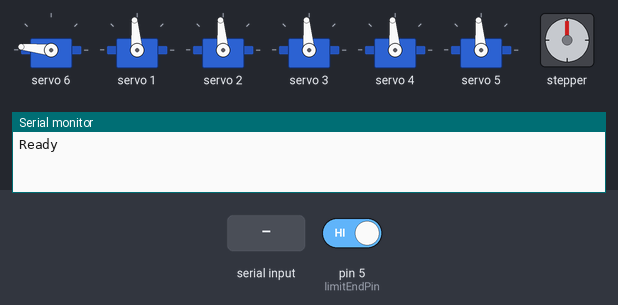
A sketch run on a simulated Arduino Uno, built with avr-gcc and run on an emulated ATmega328P. On the bench: 6 × servo, stepper motor, the last lines printed to the serial monitor. Inputs (shaded band) come from the test bench; at power-on: pin 5 (limitEndPin) HIGH. Stepper angles assume 200 steps per turn.

Above: at 1.2 s.
1.3 s: "<5>" received over Serial
At 3.5 s:
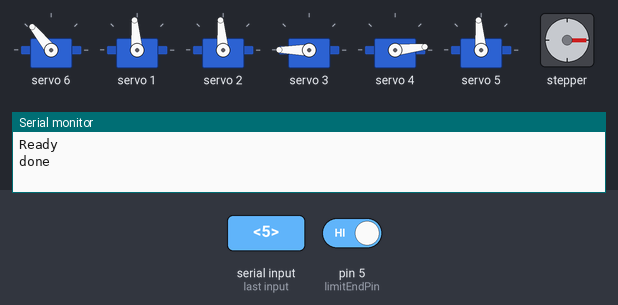
4.3 s: "<90,45,200>" received over Serial
At 4.77 s:
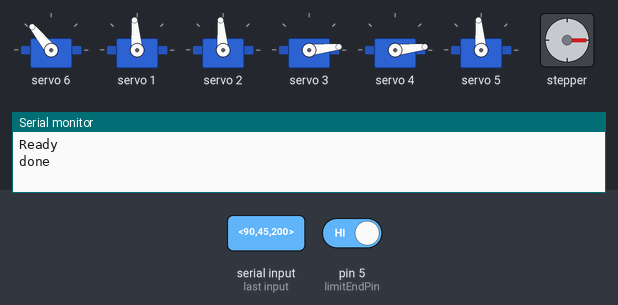
10.3 s: "<30,150,10>" received over Serial
16.3 s: "<90>" received over Serial
At 18.31 s:
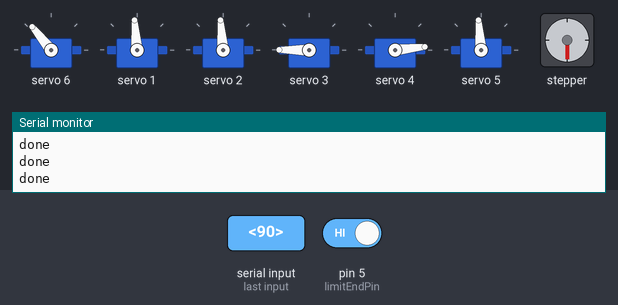
22.3 s: "<30,150>" received over Serial
At 24.35 s:
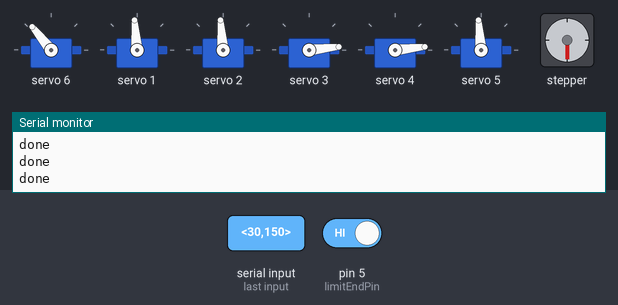
Timing chart, 0 to 26.3 s (numbered marks = the images above; inputs shaded):
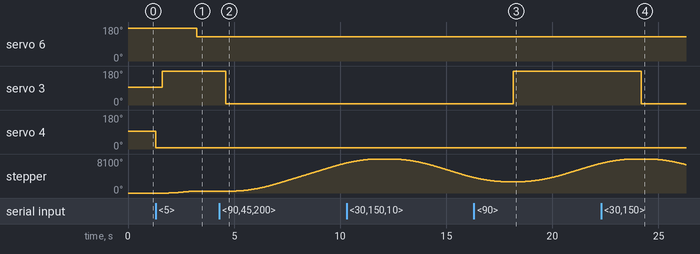

The sketch:

ConnectwithPi.ino
```cpp
// === LIBRARIES ===
#include <Wire.h>
#include <Adafruit_PWMServoDriver.h>
#include <AccelStepper.h>
#include <math.h>

// === PCA9685 SERVO DRIVER ===
Adafruit_PWMServoDriver pwm = Adafruit_PWMServoDriver();

// === SERVO CONFIGURATION ===
#define SERVO_MIN 150
#define SERVO_MID 375
#define SERVO_MAX 600

// Servo mapping (pwm channel)
#define M1_GRIPPER     6
#define M2_WRIST       1
#define M3_WRIST_ROT   2
#define M4_ELBOW       3
#define M5_SHOULDER    4
#define M6_BASE        5

// === LIMIT SWITCHES ===
const int limitHomePin = 4;
const int limitEndPin = 5;

// === STEPPER MOTOR (X AXIS) ===
const int stepPin = 3;
const int dirPin = 2;
AccelStepper stepper(AccelStepper::DRIVER, stepPin, dirPin);

// === ARM SEGMENT LENGTHS === (Placeholder values)
double L1 = 15.0; // Shoulder to Elbow (cm)
double L2 = 15.0; // Elbow to Wrist (cm)
double L3 = 5.0;  // Wrist to Gripper (cm)

// === GLOBAL STATE ===
double angle_shoulder = 90;
double angle_elbow = 90;
double angle_wrist = 90;
double angle_base = 90;
int gripper_open = 170;
int gripper_closed = 125;

// === COMMUNICATION ===
const byte numChars = 64;
char receivedChars[numChars];
boolean newData = false;

// Format: <x,y,z,bool_move,bool_open,delayms,type>
double XYZ_next[7] = {0};

// === FUNCTION DECLARATIONS ===
void moveToPosition(double x, double y, double z, bool liftMotion);
void getAnglesFromYZ(double y, double z);
void moveServo(int ch, int angle);
void recvWithStartEndMarkers();
void parseData();

// === SETUP ===
void setup() {
  Serial.begin(9600);
  Wire.begin();
  pwm.begin();
  pwm.setPWMFreq(60);

  pinMode(limitHomePin, INPUT_PULLUP);
  pinMode(limitEndPin, INPUT_PULLUP);

  stepper.setMaxSpeed(1000);
  stepper.setAcceleration(500);

  // Set default position
  moveServo(M1_GRIPPER, gripper_open);
  moveServo(M2_WRIST, 90);
  moveServo(M3_WRIST_ROT, 90);
  moveServo(M4_ELBOW, 90);
  moveServo(M5_SHOULDER, 90);
  moveServo(M6_BASE, 90);

  Serial.println("Ready");
}

// === MAIN LOOP ===
void loop() {
  recvWithStartEndMarkers();
  if (newData == true) {
    parseData();
    moveToPosition(XYZ_next[0], XYZ_next[1], XYZ_next[2], XYZ_next[3]);
    moveServo(M1_GRIPPER, XYZ_next[4] ? gripper_open : gripper_closed);
    delay(XYZ_next[5]);
    newData = false;
    Serial.println("done");
  }

  if (digitalRead(limitEndPin) == LOW) {
    Serial.println("Emergency Stop Triggered!");
    while (1); // Stop all movement
  }
}

// === IK Y-Z Calculation ===
void getAnglesFromYZ(double y, double z) {
  double H = sqrt(y*y + z*z);
  double angle_elb = acos((L1*L1 + L2*L2 - H*H) / (2 * L1 * L2));
  double angle_shld = atan2(z, y) - acos((H*H + L1*L1 - L2*L2) / (2 * L1 * H));

  angle_elbow = angle_elb * 180.0 / M_PI;
  angle_shoulder = angle_shld * 180.0 / M_PI;

  // Convert to servo-friendly angles
  angle_elbow = 180 - angle_elbow; // adjust for servo direction
  angle_shoulder = angle_shoulder; // already in servo space
}

// === SERVO MOVE ===
void moveServo(int ch, int angle) {
  angle = constrain(angle, 0, 180);
  int pulse = map(angle, 0, 180, SERVO_MIN, SERVO_MAX);
  pwm.setPWM(ch, 0, pulse);
}

// === POSITION COORDINATE MOVEMENT ===
void moveToPosition(double x, double y, double z, bool liftMotion) {
  getAnglesFromYZ(y, z);
  moveServo(M5_SHOULDER, angle_shoulder);
  delay(300);
  moveServo(M4_ELBOW, angle_elbow);
  delay(300);

  // X axis (stepper) movement
  long steps = x * 50; // adjust STEPS_PER_CM based on your setup
  stepper.moveTo(steps);
  stepper.runToPosition();

  // Optional: Add base rotation logic based on X here
  // Optional: Add wrist orientation based on task type (XYZ_next[6])
}

// === COMMUNICATION ===
void recvWithStartEndMarkers() {
  static boolean recvInProgress = false;
  static byte ndx = 0;
  char startMarker = '<';
  char endMarker = '>';
  char rc;
  while (Serial.available() > 0 && newData == false) {
    rc = Serial.read();
    if (recvInProgress == true) {
      if (rc != endMarker) {
        receivedChars[ndx] = rc;
        ndx++;
        if (ndx >= numChars) ndx = numChars - 1;
      } else {
        receivedChars[ndx] = '\0';
        recvInProgress = false;
        ndx = 0;
        newData = true;
      }
    } else if (rc == startMarker) {
      recvInProgress = true;
    }
  }
}

void parseData() {
  char * strtokIndx;
  strtokIndx = strtok(receivedChars, ","); XYZ_next[0] = atof(strtokIndx);
  strtokIndx = strtok(NULL, ","); XYZ_next[1] = atof(strtokIndx);
  strtokIndx = strtok(NULL, ","); XYZ_next[2] = atof(strtokIndx);
  strtokIndx = strtok(NULL, ","); XYZ_next[3] = atoi(strtokIndx);
  strtokIndx = strtok(NULL, ","); XYZ_next[4] = atoi(strtokIndx);
  strtokIndx = strtok(NULL, ","); XYZ_next[5] = atoi(strtokIndx);
  strtokIndx = strtok(NULL, ","); XYZ_next[6] = atoi(strtokIndx);
}


//This code was generated with the assistance of ChatGPT.
```

Measured:
- after the input at 1.3 s, servo 6: 174° → 129° after 1.9 s; servo 3: 95° → 180° after 0.31 s; servo 4: 95° → 6° at once; stepper: turns 450° clockwise in 1.3 s, starting after 0.63 s
- after the input at 4.3 s, servo 3: 180° → 6° after 0.31 s; stepper: keeps turning clockwise at about 1252°/s, starting after 0.64 s
- after the input at 16.3 s, servo 3: 6° → 180° after 1.9 s
- after the input at 22.3 s, servo 3: 180° → 6° after 1.9 s
